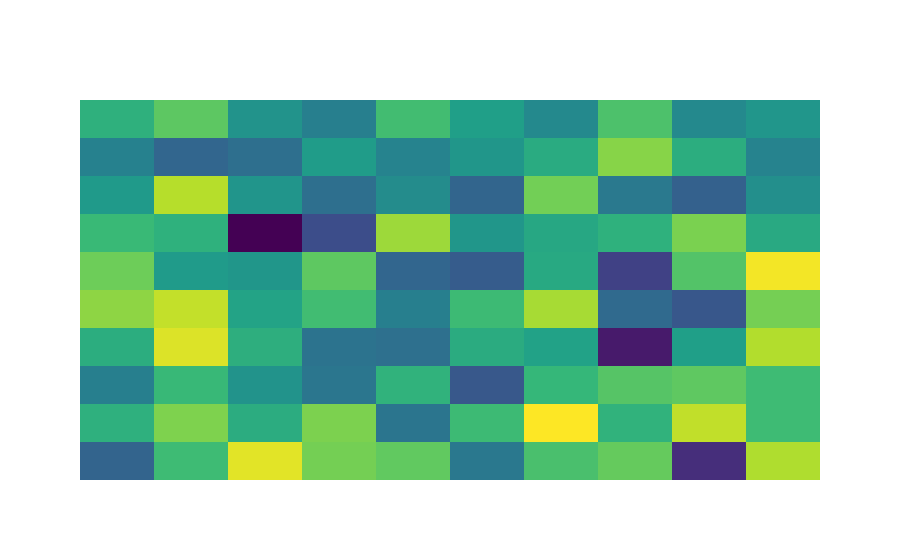

Notebook code for this chart:
### Code cell
import numpy as np
import plotly.graph_objs as go
matrix = np.random.randn(10, 10)
ticks = ["tick %i" % i for i in range(10)]
trace = go.Heatmap(z=matrix,
                   x=ticks,
                   y=ticks,
                   colorscale='Viridis',
                   showscale=False)

layout = dict(xaxis_showgrid=False,
              xaxis_zeroline=False,
              xaxis_showticklabels=False,
              yaxis_showgrid=False, 
              yaxis_zeroline=False,
              yaxis_showticklabels=False)

fig = go.Figure(data=trace, layout=layout)
fig.show()

### Figure 1 — Plotly figure (JSON) as saved in the notebook; plotly's stock layout.template omitted (floating-point values rounded to 4 significant figures)
{"data": [{"colorscale": [[0, "#440154"], [0.1111, "#482878"], [0.2222, "#3e4989"], [0.3333, "#31688e"], [0.4444, "#26828e"], [0.5556, "#1f9e89"], [0.6667, "#35b779"], [0.7778, "#6ece58"], [0.8889, "#b5de2b"], [1, "#fde725"]], "showscale": false, "type": "heatmap", "x": ["tick 0", "tick 1", "tick 2", "tick 3", "tick 4", "tick 5", "tick 6", "tick 7", "tick 8", "tick 9"], "y": ["tick 0", "tick 1", "tick 2", "tick 3", "tick 4", "tick 5", "tick 6", "tick 7", "tick 8", "tick 9"], "z": [[-1.171, 0.3735, 1.543, 0.8133, 0.6629, -0.8345, 0.4726, 0.698, -1.97, 1.206], [0.1637, 0.8799, 0.09783, 0.868, -0.8712, 0.369, 1.718, 0.2125, 1.323, 0.3779], [-0.7058, 0.3277, -0.3566, -0.869, 0.2082, -1.36, 0.2914, 0.5723, 0.6501, 0.3761], [0.1154, 1.504, 0.14, -0.9197, -0.9799, 0.0801, -0.1046, -2.231, -0.1474, 1.224], [0.9858, 1.334, -0.07856, 0.4034, -0.69, 0.3696, 1.151, -1.075, -1.371, 0.8166], [0.7619, -0.2262, -0.3099, 0.641, -1.152, -1.299, 0.03161, -1.705, 0.547, 1.653], [0.337, 0.1806, -2.533, -1.521, 1.085, -0.3098, -0.000418, 0.1799, 0.8533, 0.04096], [-0.2384, 1.254, -0.3201, -0.9937, -0.4791, -1.164, 0.7985, -0.8031, -1.23, -0.4235], [-0.6549, -1.145, -0.9933, -0.213, -0.6299, -0.3034, 0.07192, 0.9393, 0.114, -0.6307], [0.1722, 0.6316, -0.3577, -0.6976, 0.4106, -0.1543, -0.5243, 0.4971, -0.5203, -0.314]]}], "layout": {"xaxis": {"showgrid": false, "showticklabels": false, "zeroline": false}, "yaxis": {"showgrid": false, "showticklabels": false, "zeroline": false}}}
